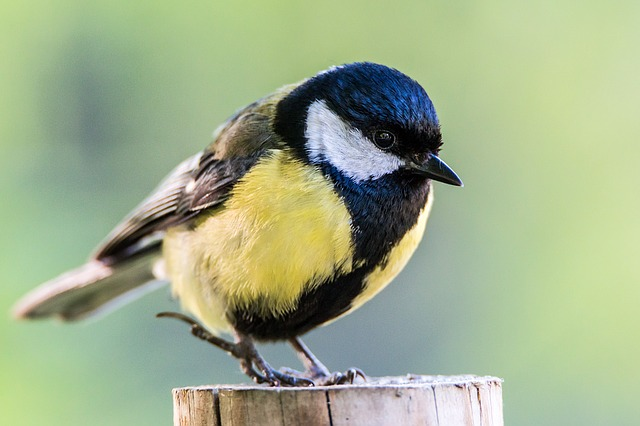
#> input picture Vision/Parcial 2/Practica 12 Canny/ave.jpg, 640 x 426 px
$ python 'Canny 2.py'
#> lines starting #> are read from the running program, lines starting #| are printed output that depends on the picture; after the words box and inside, x2 and y2 are one past the last pixel; in counts of white or black regions, pixels touching at a corner belong together
# -*- coding: utf-8 -*-
"""
Created on Mon May  6 01:36:12 2024

@author: PC
"""

import numpy as np
import cv2 as cv
from matplotlib import pyplot as plt

img = cv.imread('ave.jpg', cv.IMREAD_GRAYSCALE)
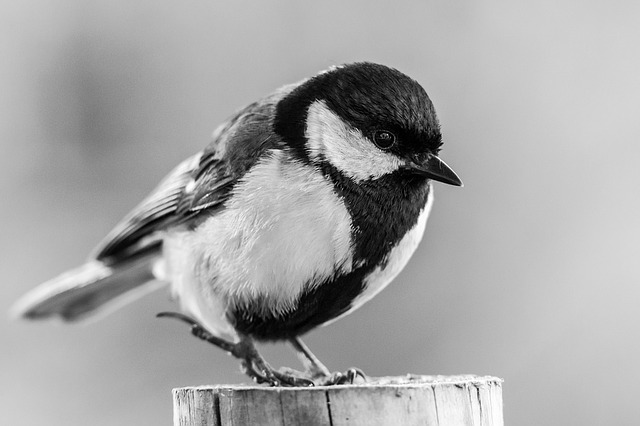
#> img: shape (426, 640); min 0, max 255, mean 166.1
assert img is not None, "file could not be read, check with os.path.exists()"
edges = cv.Canny(img,100,200)
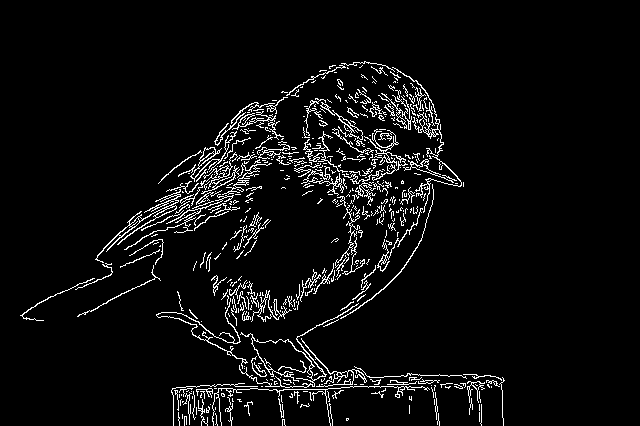
#> edges: shape (426, 640); 5.1% white in thin lines or dots, all inside (x1, y1, x2, y2) = (20, 61, 505, 426)

plt.subplot(121),plt.imshow(img,cmap = 'gray')
plt.title('Original Image'), plt.xticks([]), plt.yticks([])
plt.subplot(122),plt.imshow(edges,cmap = 'gray')
plt.title('Edge Image'), plt.xticks([]), plt.yticks([])

plt.show()
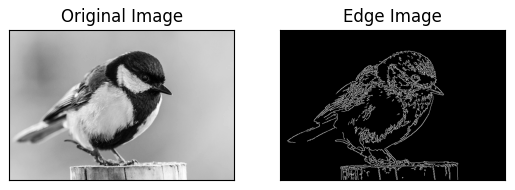
#> figure drawn by matplotlib, 2 panels
